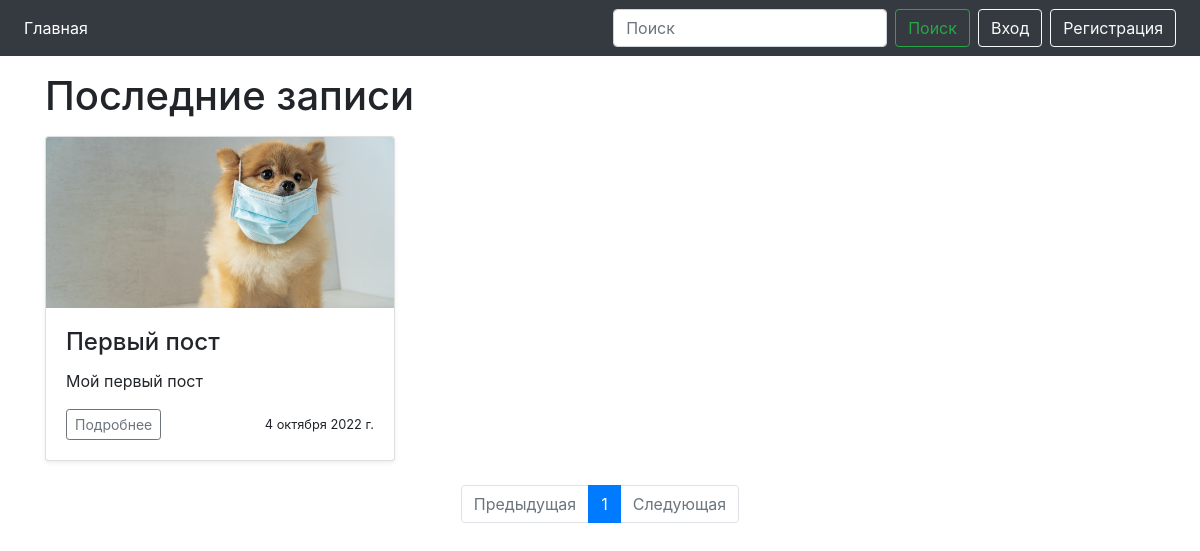
The page / on the database its author committed.
### news/models.py (models this page shows, shortened)
class Post(models.Model):
    title = models.CharField(max_length=200)
    content = RichTextUploadingField()
    image = models.ImageField()
    created_at = models.DateField(default=timezone.now)
    author = models.ForeignKey(User, on_delete=models.CASCADE, related_name='author')
    categories = models.ManyToManyField(Category, through='PostCategory', verbose_name='Категория')

### news/views.py (the view, shortened to what this page needs)
# urls.py: path('', NewsList.as_view(), name='index'),
class NewsList(ListView):
    model = Post
    ordering = '-id'
    template_name = 'home.html'
    context_object_name = 'home'
    paginate_by = 6
    form_class = PostForm
    def get_context_data(self, **kwargs):
        context = super().get_context_data(**kwargs)
        context['category'] = Category.objects.all()
        context['form'] = PostForm()
        return context

### news/forms.py
class PostForm(ModelForm):
    class Meta:
        model = Post
        fields = ['title', 'image', 'content', 'categories', 'author']
        widgets = {
            'author': forms.HiddenInput(),
        }
        labels = {
            'title': _('Заголовок'),
            'categories': _('Категория'),
            'content': _('Объявление'),
            'image': _('Изображение')
        }

### templates/home.html (shortened to what this page needs)
{% extends './base.html' %}
{% load static %}
{% block content %}
    <div class="container">
      <h1 class="my-3">Последние записи</h1>
      <div class="row">
        {% for post in page_obj%}
        <div class="col-md-4">
          <div class="card mb-4 shadow-sm">
            <img src="media/{{ post.image }}" alt="" class="card-img-top">
            <div class="card-body">
              <h4 class="card-title">{{ post.title }}</h4>
              {{ post.content|safe|truncatechars:100 }}
              <div class="d-flex justify-content-between align-items-center">
                <div class="btn-group">
                  <a href="{% url 'news' post.id %}" class="btn btn-sm btn-outline-secondary">Подробнее</a>
                </div>
                <small class="text-mutnewsed">{{ post.created_at }}</small>
              </div>
            </div>
          </div>
        </div>
        {% endfor %}
      </div>
    </div>
{% endblock %}
{% block pagination %}
    <nav aria-label="Paginate me">
      <ul class="pagination justify-content-center">
        {% if page_obj.has_previous %}
          <a class="page-link" href="?page={{ page_obj.previous_page_number }}" tabindex="-1">Предыдущая</a>
        {% else %}
        <li class="page-item disabled">
          <a class="page-link disabled" href="#" tabindex="-1">Предыдущая</a>
        </li>
        {% endif %}
        {% for i in page_obj.paginator.page_range %}
        {% if i == page_obj.number %}
          <li class="page-item active"><a class="page-link" href="?page={{ i }}">{{ i }}</a></li>
        {% else %}
          <li class="page-item"><a class="page-link" href="?page={{ i }}">{{ i }}</a></li>
        {% endif %}
        {% endfor %}
        {% if page_obj.has_next %}
          <a class="page-link" href="?page={{ page_obj.next_page_number }}">Следующая</a>
        {% else %}
          <li class="page-item disabled">
            <a class="page-link" href="#">Следующая</a>
          </li>
        {% endif %}
      </ul>
    </nav>
    <br>
{% endblock %}

### static/css/style.css (style rules this page uses)
body { margin-bottom: 60px; }
html { position: relative; min-height: 100%; }

### rows shown on the page
Post: image (picture), title "Первый пост", content "Мой первый пост", created_at "4 октября 2022 г."

### other values the page prints
{{ i }} "1"
